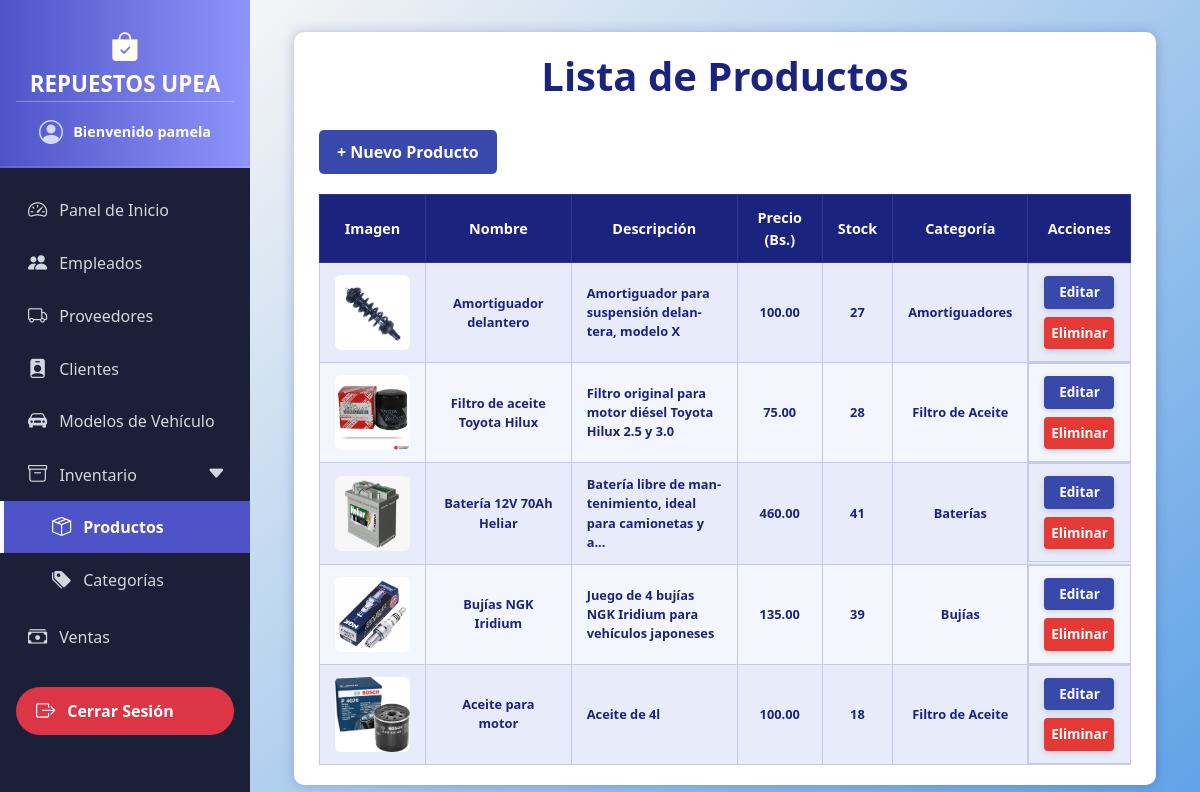
The app's page /productos/ (signed in) with its own data.
### models/usuario_model.py (models this page shows, shortened)
class Usuario(db.Model, UserMixin):
    __tablename__ = "usuarios"
    id = db.Column(db.Integer, primary_key=True)
    username = db.Column(db.String(20), nullable=False, unique=True)
    password = db.Column(db.String(128), nullable=False)  # Longitud suficiente para hash
    rol = db.Column(db.String(20), nullable=False)
    empleado = db.relationship("Empleado", back_populates="usuario", uselist=False)

### models/producto_model.py (models this page shows, shortened)
class Producto(db.Model):
    __tablename__ = "productos"
    id = db.Column(db.Integer, primary_key=True)
    nombre = db.Column(db.String(100), nullable=False)
    descripcion = db.Column(db.String(255))
    precio = db.Column(db.Float, nullable=False)
    stock = db.Column(db.Integer, nullable=False)
    imagen = db.Column(db.String(255), nullable=True)
    categoria_id = db.Column(db.Integer, db.ForeignKey("categorias.id"))
    categoria = db.relationship("Categoria", back_populates="productos")
    proveedores = db.relationship("ProductoProveedor", back_populates="producto")
    detalles_venta = db.relationship("DetalleVenta", back_populates="producto")

### models/categoria_model.py (models this page shows, shortened)
class Categoria(db.Model):
    __tablename__ = "categorias"
    id = db.Column(db.Integer, primary_key=True)
    nombre = db.Column(db.String(80), nullable=False)
    productos = db.relationship("Producto", back_populates="categoria")
    @staticmethod
    def get_all():
        return Categoria.query.all()

### controllers/producto_controller.py (the view)
@producto_bp.route("/")
def index():
    categoria_id = request.args.get('categoria_id', type=int)
    q = request.args.get('q', '').strip()
    query = Producto.query
    if categoria_id:
        query = query.filter(Producto.categoria_id == categoria_id)
    if q:
        query = query.filter(Producto.nombre.ilike(f'%{q}%'))
    productos = query.all()
    categorias = Categoria.get_all()
    return producto_view.list(productos, categorias=categorias, categoria_seleccionada=categoria_id, busqueda=q)

### run.py (called while the page is built)
@login_manager.user_loader
def load_user(user_id):
    return Usuario.query.get(int(user_id))  # Devuelve usuario por id o None

@app.context_processor
def inject_active_path():
    def is_active(path):
        return 'active' if request.path == path else ''
    return dict(is_active=is_active)

@app.context_processor
def inject_carrito_count():
    carrito = session.get('carrito', {})
    total = sum(item['cantidad'] for item in carrito.values()) if carrito else 0
    return dict(carrito_count=total)

### views/producto_view.py (called while the page is built)
def list(productos, categorias=None, categoria_seleccionada=None, busqueda=None):
    return render_template(
        "productos/index.html",
        productos=productos,
        categorias=categorias,
        categoria_seleccionada=categoria_seleccionada,
        busqueda=busqueda
    )

### templates/productos/index.html (shortened to what this page needs)
{% extends 'base.html' %}
{% block content %}
<div class="container">
  <h1>Lista de Productos</h1>
  <a href="{{ url_for('producto.create') }}" class="button">+ Nuevo Producto</a>
  <div class="table-responsive-wrapper">
    <table>
      <thead>
        <tr>
          <th>Imagen</th>
          <th>Nombre</th>
          <th>Descripción</th>
          <th>Precio (Bs.)</th>
          <th>Stock</th>
          <th>Categoría</th>
          <th>Acciones</th>
        </tr>
      </thead>
      <tbody>
        {% for p in productos %}
        <tr>
          <td>
            {% if p.imagen %}
              <img src="{{ url_for('static', filename='img/productos/' ~ p.imagen) }}" alt="{{ p.nombre }}" class="product-image" />
            {% else %}
              No hay imagen
            {% endif %}
          </td>
          <td>{{ p.nombre }}</td>
          <td class="description" title="{{ p.descripcion }}">{{ p.descripcion|truncate(60, True, '...') }}</td>
          <td>{{ "%.2f"|format(p.precio) }}</td>
          <td>{{ p.stock }}</td>
          <td>{{ p.categoria.nombre if p.categoria else 'Sin categoría' }}</td>
          <td class="actions">
            <a href="{{ url_for('producto.edit', id=p.id) }}" class="edit">Editar</a>
            <a href="{{ url_for('producto.delete', id=p.id) }}" class="delete" onclick="return confirm('¿Estás seguro de eliminar este producto?');">Eliminar</a>
          </td>
        </tr>
        {% else %}
        <tr>
          <td colspan="7" style="color:#1a237e; font-style: italic;">No hay productos registrados.</td>
        </tr>
        {% endfor %}
      </tbody>
    </table>
  </div>
</div>
{% endblock %}

### templates/base.html (shortened to what this page needs)
<!doctype html>
<html lang="es">
  <head>
    <link href="https://cdn.jsdelivr.net/npm/bootstrap@5.3.6/dist/css/bootstrap.min.css" rel="stylesheet" />
    <link href="https://cdn.jsdelivr.net/npm/bootstrap-icons@1.10.5/font/bootstrap-icons.css" rel="stylesheet" />
  </head>
  <body>
    <nav class="sidebar">
      <div class="sidebar-header">
        <i class="bi bi-bag-check-fill logo-icon"></i>
        REPUESTOS UPEA
        <div class="welcome-message">
          <i class="bi bi-person-circle"></i>
          <span> Bienvenido
            {% if current_user.is_authenticated %}
              {{ current_user.username }}
            {% else %}
              Invitado
            {% endif %}
          </span>
        </div>
      </div>
      <ul class="nav flex-column mt-3">
        <li class="nav-item">
          <a class="nav-link {{ is_active('/admin') }}" href="{{ url_for('inicio.admin_dashboard') }}">
            <i class="bi bi-speedometer2"></i> Panel de Inicio
          </a>
        </li>
        <li class="nav-item">
          <a class="nav-link {{ is_active('/usuarios/') }}" href="/usuarios/">
            <i class="bi bi-people-fill"></i> Empleados
          </a>
        </li>
        <li class="nav-item">
          <a class="nav-link {{ is_active('/proveedores/') }}" href="/proveedores/">
            <i class="bi bi-truck"></i> Proveedores
          </a>
        </li>
        <li class="nav-item">
          <a class="nav-link {{ is_active('/clientes/') }}" href="/clientes/">
            <i class="bi bi-person-badge-fill"></i> Clientes
          </a>
        </li>
        <li class="nav-item">
          <a class="nav-link {{ is_active('/modelos_vehiculos/') }}" href="/modelos_vehiculos/">
            <i class="bi bi-car-front-fill"></i> Modelos de Vehículo
          </a>
        </li>
        <li class="nav-item">
          <a class="nav-link d-flex justify-content-between align-items-center" data-bs-toggle="collapse" href="#inventarioSubmenu" role="button" aria-expanded="false" aria-controls="inventarioSubmenu">
            <span><i class="bi bi-archive me-2"></i> Inventario</span>
            <i class="bi bi-caret-down-fill"></i>
          </a>
          <div class="collapse {{ 'show' if is_active('/productos/') or is_active('/categorias/') else '' }}" id="inventarioSubmenu">
            <ul class="btn-toggle-nav list-unstyled fw-normal pb-1 small">
              <li>
                <a href="/productos/" class="nav-link {{ is_active('/productos/') }}">
                  <i class="bi bi-box-seam"></i> Productos
                </a>
              </li>
              <li>
                <a href="/categorias/" class="nav-link {{ is_active('/categorias/') }}">
                  <i class="bi bi-tags-fill"></i> Categorías
                </a>
              </li>
            </ul>
          </div>
        </li>
        <li class="nav-item">
          <a class="nav-link {{ is_active('/ventas/') }}" href="/ventas">
            <i class="bi bi-cash-stack"></i> Ventas
          </a>
        </li>
        <br>
        <li class="nav-item mt-auto mb-3">
          <a class="nav-link text-white bg-danger fw-bold rounded-pill mx-3 text-center" style="padding: 0.6rem 1rem;" href="{{ url_for('logout') }}">
            <i class="bi bi-box-arrow-right"></i> Cerrar Sesión
          </a>
        </li>
      </ul>
    </nav>
    <div class="main-content">
      <div class="container-fluid">
        {% block content %}
        {% endblock %}
      </div>
    </div>
  </body>
</html>

### templates/base.html (style rules this page uses)
body { margin: 0; padding: 0; font-family: 'Segoe UI', Tahoma, Geneva, Verdana, sans-serif; }
.sidebar { position: fixed; top: 0; left: 0; width: 250px; height: 100vh; background-color: #1b1f38; display: flex; flex-direction: column; z-index: 1050; transform: translateX(0); transition: transform 0.3s ease-in-out; }
.sidebar-header { background: linear-gradient(90deg, #4e54c8, #8f94fb); padding: 1.5rem 1rem 1rem 1rem; color: white; font-weight: 700; font-size: 1.4rem; text-align: center; user-select: none; border-bottom: 2px solid rgba(255, 255, 255, 0.1); display: flex; flex-direction: column; align-items: center; }
.sidebar-header i.logo-icon { font-size: 1.8rem; }
.welcome-message { border-top: 1px solid rgba(255,255,255,0.3); padding-top: 0.75rem; font-weight: 400; font-size: 0.9rem; width: 100%; color: #e0e0ffcc; user-select: none; }
.welcome-message i { font-size: 1.5rem; vertical-align: middle; margin-right: 0.4rem; color: #d3d9ff; }
.welcome-message span { vertical-align: middle; font-weight: 600; color: white; }
.sidebar .nav-link { color: #cfd8dc; padding: 0.75rem 1.5rem; font-size: 1rem; display: flex; align-items: center; gap: 0.75rem; border-left: 4px solid transparent; transition: all 0.3s ease; }
.sidebar .nav-link i { font-size: 1.2rem; }
.sidebar .nav-link.active { background-color: #4e54c8; color: white; border-left-color: #f8f9fa; font-weight: 600; }
.main-content { margin-left: 250px; padding: 2rem; background: linear-gradient(135deg, #f5f5f5, #5ea2e7); min-height: 100vh; color: #000000; transition: margin-left 0.3s ease-in-out; }
.btn-toggle-nav .nav-link { padding-left: 3rem; }
.btn-toggle-nav .nav-link.active { background-color: #4e54c8; color: white; border-left-color: #f8f9fa; font-weight: 600; }

### templates/productos/index.html (style rules this page uses)
body { background-color: #ffffff; color: #222; font-family: 'Segoe UI', Tahoma, Geneva, Verdana, sans-serif; }
h1 { margin-bottom: 30px; color: #1a237e; font-weight: 700; text-align: center; }
.container { max-width: 1500px; margin: 0 auto; background-color: #fff; padding: 20px 25px; border-radius: 10px; box-shadow: 0 0 12px rgba(26, 35, 126, 0.25); }
a.button { display: inline-block; background-color: #3949ab; color: white; padding: 10px 18px; margin-bottom: 20px; border-radius: 5px; text-decoration: none; font-weight: 600; transition: background-color 0.3s ease; }
.table-responsive-wrapper { width: 100%; overflow-x: auto; -webkit-overflow-scrolling: touch; }
table { width: 100%; border-collapse: collapse; font-size: 0.9rem; min-width: 700px; }
thead { background-color: #1a237e; color: white; }
thead th { padding: 12px 15px; font-weight: 700; text-align: center; border: 1px solid #283593; }
tbody tr { background-color: #f3f6fc; border-bottom: 1px solid #c5cae9; transition: background-color 0.3s ease; }
tbody tr:nth-child(odd) { background-color: #e8ebf9; }
tbody td { padding: 12px 15px; text-align: center; vertical-align: middle; border: 1px solid #c5cae9; color: #1a237e; font-size: 0.8rem; font-weight: 700; }
tbody td.description { text-align: left; max-width: 300px; white-space: normal; overflow-wrap: break-word; word-wrap: break-word; hyphens: auto; }
img.product-image { width: 75px; height: 75px; border-radius: 6px; image-rendering: crisp-edges; }
.actions { display: flex; flex-direction: column; align-items: center; gap: 8px; }
.actions a { padding: 6px 0; width: 70px; text-align: center; border-radius: 4px; font-size: 0.85rem; text-decoration: none; font-weight: 600; color: white; display: inline-block; box-shadow: 0 2px 6px rgba(0, 0, 0, 0.15); transition: background-color 0.3s ease; user-select: none; }
.actions a.edit { background-color: #3949ab; }
.actions a.delete { background-color: #e53935; }

### records on screen
Usuario: username "pamela"
Producto: imagen (picture), nombre "Amortiguador delantero", descripcion "Amortiguador para suspensión delantera, modelo X", precio "100.00", stock "27", categoria "Amortiguadores"
Producto: imagen (picture), nombre "Filtro de aceite Toyota Hilux", descripcion "Filtro original para motor diésel Toyota Hilux 2.5 y 3.0", precio "75.00", stock "28", categoria "Filtro de Aceite"
Producto: imagen (picture), nombre "Batería 12V 70Ah Heliar", descripcion "Batería libre de mantenimiento, ideal para camionetas y a...", precio "460.00", stock "41", categoria "Baterías"
Producto: imagen (picture), nombre "Bujías NGK Iridium", descripcion "Juego de 4 bujías NGK Iridium para vehículos japoneses", precio "135.00", stock "39", categoria "Bujías"
Producto: imagen (picture), nombre "Aceite para motor", descripcion "Aceite de 4l", precio "100.00", stock "18", categoria "Filtro de Aceite"
